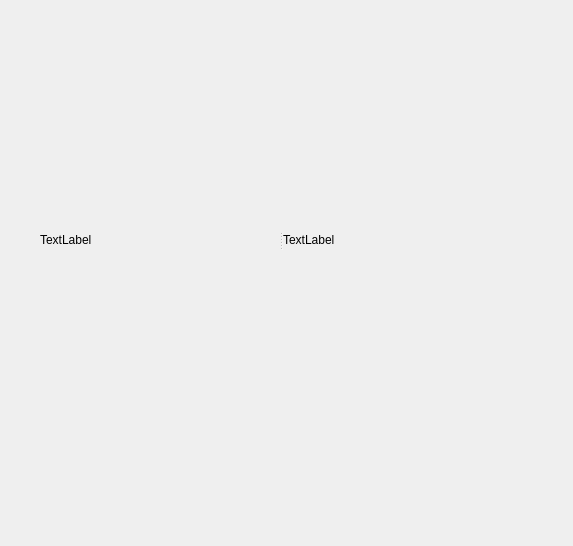
<?xml version="1.0" encoding="UTF-8"?>
<ui version="4.0">
 <class>H_Viewer</class>
 <widget class="QWidget" name="H_Viewer">
  <property name="geometry">
   <rect>
    <x>0</x>
    <y>0</y>
    <width>573</width>
    <height>546</height>
   </rect>
  </property>
  <property name="windowTitle">
   <string>Form</string>
  </property>
  <widget class="QSplitter" name="splitter">
   <property name="geometry">
    <rect>
     <x>40</x>
     <y>9</y>
     <width>481</width>
     <height>461</height>
    </rect>
   </property>
   <property name="orientation">
    <enum>Qt::Horizontal</enum>
   </property>
   <widget class="QWidget" name="verticalLayoutWidget">
    <layout class="QVBoxLayout" name="verticalLayout">
     <item>
      <widget class="QLabel" name="label">
       <property name="text">
        <string>TextLabel</string>
       </property>
      </widget>
     </item>
    </layout>
   </widget>
   <widget class="QWidget" name="verticalLayoutWidget_2">
    <layout class="QVBoxLayout" name="verticalLayout_2">
     <item>
      <widget class="QLabel" name="label_2">
       <property name="text">
        <string>TextLabel</string>
       </property>
      </widget>
     </item>
    </layout>
   </widget>
  </widget>
 </widget>
 <resources/>
 <connections/>
</ui>
